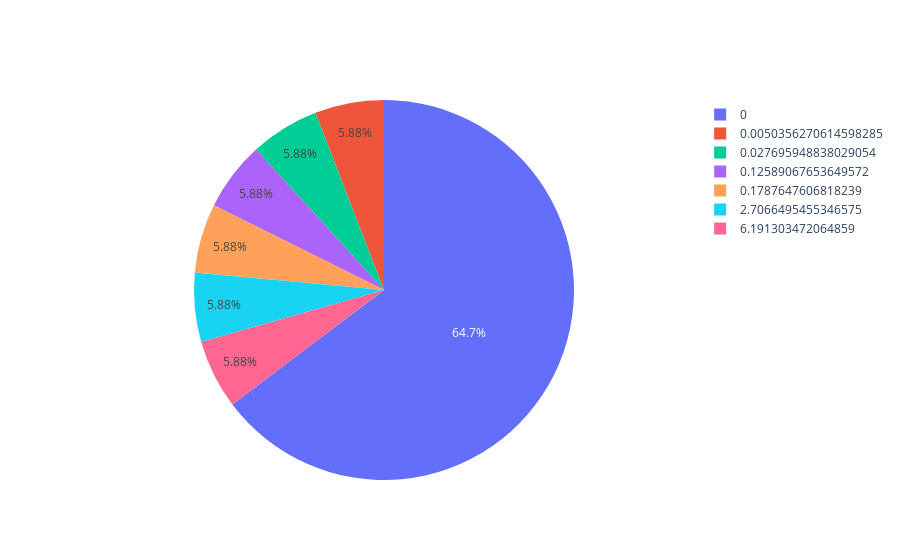

The notebook cell this image was saved under:
### Markdown cell above
<font color='green'/>**Analysis** - No missing values for integer columns

### Code cell
## object columns
loan_data_type_object_group = loan_data_type_object.groupby("Null_Percentage").count().reset_index()
plot_pie_chart(loan_data_type_object_group,"Null_Percentage","Null_Count")
loan_data_type_object

### Figure 1 — Plotly figure (JSON) as saved in the notebook; plotly's stock layout.template omitted (floating-point values rounded to 4 significant figures)
{"data": [{"labels": [0, 0.005036, 0.0277, 0.1259, 0.1788, 2.707, 6.191], "type": "pie", "values": [11, 1, 1, 1, 1, 1, 1]}], "layout": {}}
